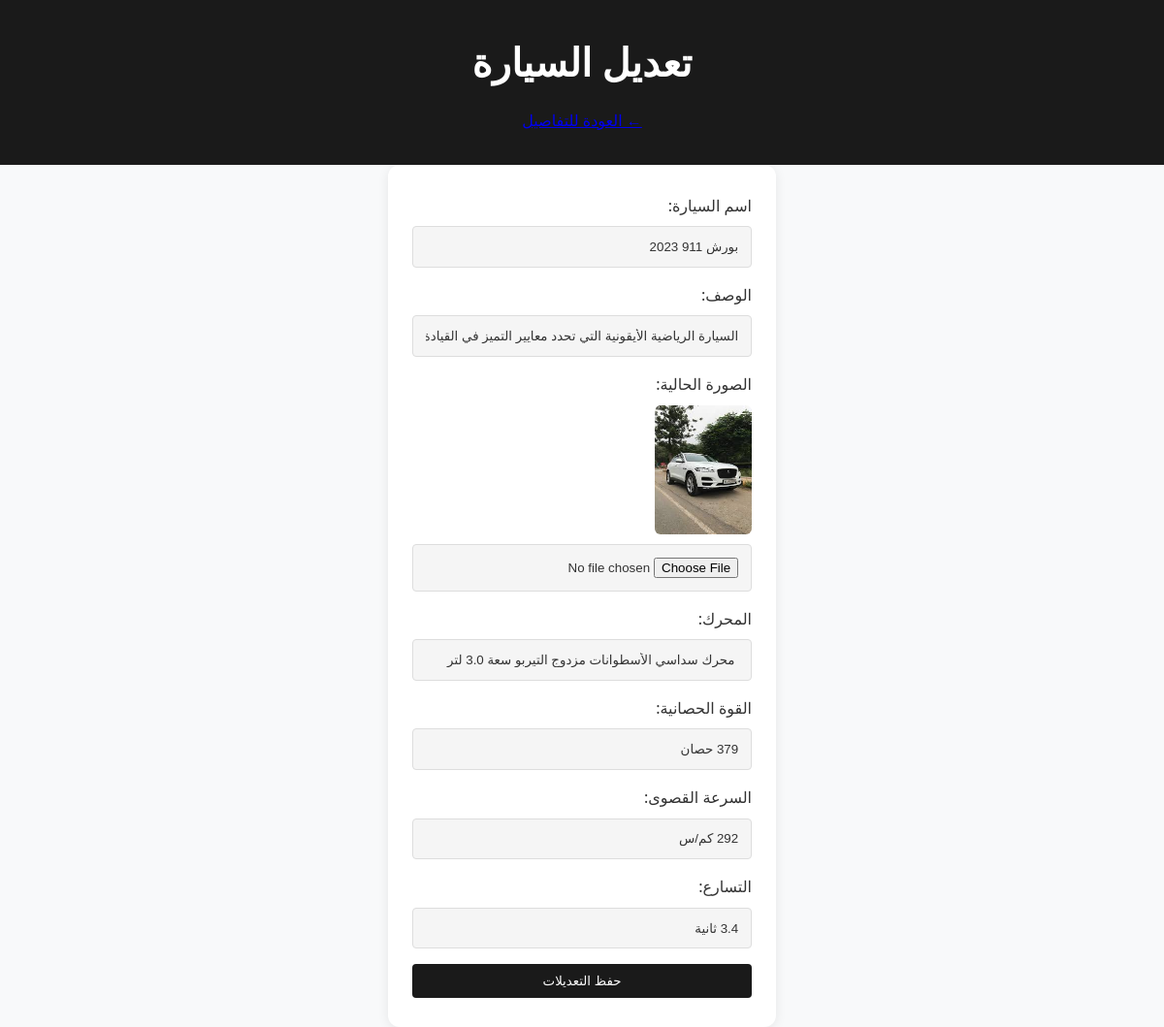
Page /car/9/edit/ (signed in) on the committed database.
### cars/models.py (models this page shows, shortened)
class Car(models.Model):
    name = models.CharField(max_length = 30)
    description = models.CharField(max_length = 150)
    image = models.ImageField(upload_to='cars/')
    engine = models.CharField(max_length = 100)
    horsepower = models.CharField(max_length = 30)
    topSpeed = models.CharField(max_length = 30)
    acceleration = models.CharField(max_length = 30)

### cars/views.py (the view)
# urls.py: path('car/<int:car_id>/edit/', views.car_edit, name='car_edit'),
@staff_member_required
def car_edit(request, car_id):
    car = get_object_or_404(Car, id=car_id)
    if request.method == "POST":
        car.name = request.POST.get("name")
        car.description = request.POST.get("description")
        car.save()
        return redirect('car_detail', car_id=car.id)
    return render(request, "pages/car_edit.html", {"car": car})

### templates/pages/car_edit.html (shortened to what this page needs)
{% load static %}
<!DOCTYPE html>
<html lang="ar" dir="rtl">
<head>
    <link rel="stylesheet" href="{% static 'styles.css' %}">
</head>
<body>
    <header>
        <h1>تعديل السيارة</h1>
        <a href="{% url 'car_detail' car.id %}" class="back-button">← العودة للتفاصيل</a>
    </header>
    <main>
        <div class="centered-form-container">
            <div class="centered-form-card">
                <form method="post" enctype="multipart/form-data" class="car-form">
                    <div class="form-group">
                        <label for="name">اسم السيارة:</label>
                        <input type="text" name="name" id="name" value="{{ car.name }}" required>
                    </div>
                    <div class="form-group">
                        <label for="description">الوصف:</label>
                        <input type="text" name="description" id="description" value="{{ car.description }}" required>
                    </div>
                    <div class="form-group">
                        <label for="image">الصورة الحالية:</label>
                        <img src="{{ car.image.url }}" alt="{{ car.name }}" style="max-width:100px;">
                        <input type="file" name="image" id="image">
                    </div>
                    <div class="form-group">
                        <label for="engine">المحرك:</label>
                        <input type="text" name="engine" id="engine" value="{{ car.engine }}" required>
                    </div>
                    <div class="form-group">
                        <label for="horsepower">القوة الحصانية:</label>
                        <input type="text" name="horsepower" id="horsepower" value="{{ car.horsepower }}" required>
                    </div>
                    <div class="form-group">
                        <label for="topSpeed">السرعة القصوى:</label>
                        <input type="text" name="topSpeed" id="topSpeed" value="{{ car.topSpeed }}" required>
                    </div>
                    <div class="form-group">
                        <label for="acceleration">التسارع:</label>
                        <input type="text" name="acceleration" id="acceleration" value="{{ car.acceleration }}" required>
                    </div>
                    <button type="submit" class="submit-btn">حفظ التعديلات</button>
                </form>
            </div>
        </div>
    </main>
</body>
</html>

### templates/pages/styles.css (style rules this page uses)
* { margin: 0; padding: 0; box-sizing: border-box; }
:root { --bg-color: #f5f5f5; --text-color: #333; --header-bg: #1a1a1a; --header-text: #ffffff; --card-bg: #ffffff; --subtext-color: #666; }
body { font-family: 'Segoe UI', Tahoma, Geneva, Verdana, sans-serif; line-height: 1.6; color: var(--text-color); background-color: var(--bg-color); transition: background-color 0.3s, color 0.3s; direction: rtl; }
header { background-color: var(--header-bg); color: var(--header-text); padding: 2rem; text-align: center; position: relative; }
h1 { font-size: 2.5rem; margin-bottom: 1rem; }
.form-group { margin-bottom: 1rem; }
.form-group label { display: block; margin-bottom: 0.5rem; color: var(--text-color); }
.form-group input, .form-group textarea { width: 100%; padding: 0.8rem; border: 1px solid #ddd; border-radius: 4px; background-color: var(--bg-color); color: var(--text-color); }
.submit-btn { background: var(--header-bg); color: var(--header-text); padding: 0.8rem 1.5rem; border: none; border-radius: 4px; cursor: pointer; }

### templates/pages/car_edit.html (style rules this page uses)
.centered-form-container { display: flex; justify-content: center; align-items: center; min-height: 80vh; background: #f8f9fa; }
.centered-form-card { background: #fff; padding: 30px 25px; border-radius: 12px; box-shadow: 0 2px 12px rgba(0,0,0,0.08); min-width: 320px; max-width: 400px; width: 100%; }
.car-form .submit-btn { width: 100%; padding: 10px; }
.form-group img { display: block; margin-bottom: 10px; border-radius: 6px; }

### rows in the picture
Car: name "بورش 911 2023", description "السيارة الرياضية الأيقونية التي تحدد معايير التميز في القيادة", image (picture), engine "محرك سداسي الأسطوانات مزدوج التيربو سعة 3.0 لتر", horsepower "379 حصان", topSpeed "292 كم/س", acceleration "3.4 ثانية"
